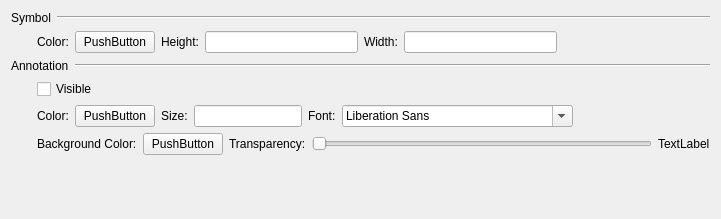
<?xml version="1.0" encoding="UTF-8"?>
<ui version="4.0">
 <class>PageFormationVisOnSec</class>
 <widget class="QWidget" name="PageFormationVisOnSec">
  <property name="geometry">
   <rect>
    <x>0</x>
    <y>0</y>
    <width>721</width>
    <height>219</height>
   </rect>
  </property>
  <property name="windowTitle">
   <string>Form</string>
  </property>
  <layout class="QGridLayout" name="gridLayout">
   <item row="0" column="0" colspan="13">
    <layout class="QHBoxLayout" name="horizontalLayout">
     <item>
      <widget class="QLabel" name="label">
       <property name="sizePolicy">
        <sizepolicy hsizetype="Fixed" vsizetype="Preferred">
         <horstretch>0</horstretch>
         <verstretch>0</verstretch>
        </sizepolicy>
       </property>
       <property name="text">
        <string>Symbol</string>
       </property>
      </widget>
     </item>
     <item>
      <widget class="Line" name="line">
       <property name="orientation">
        <enum>Qt::Horizontal</enum>
       </property>
      </widget>
     </item>
    </layout>
   </item>
   <item row="1" column="0">
    <widget class="QLabel" name="label_7">
     <property name="sizePolicy">
      <sizepolicy hsizetype="Fixed" vsizetype="Preferred">
       <horstretch>0</horstretch>
       <verstretch>0</verstretch>
      </sizepolicy>
     </property>
     <property name="minimumSize">
      <size>
       <width>20</width>
       <height>20</height>
      </size>
     </property>
     <property name="text">
      <string/>
     </property>
    </widget>
   </item>
   <item row="2" column="0" colspan="13">
    <layout class="QHBoxLayout" name="horizontalLayout_3">
     <item>
      <widget class="QLabel" name="label_3">
       <property name="sizePolicy">
        <sizepolicy hsizetype="Fixed" vsizetype="Preferred">
         <horstretch>0</horstretch>
         <verstretch>0</verstretch>
        </sizepolicy>
       </property>
       <property name="text">
        <string>Annotation</string>
       </property>
      </widget>
     </item>
     <item>
      <widget class="Line" name="line_2">
       <property name="orientation">
        <enum>Qt::Horizontal</enum>
       </property>
      </widget>
     </item>
    </layout>
   </item>
   <item row="1" column="1" colspan="12">
    <layout class="QHBoxLayout" name="horizontalLayout_2">
     <item>
      <widget class="QLabel" name="label_2">
       <property name="sizePolicy">
        <sizepolicy hsizetype="Fixed" vsizetype="Preferred">
         <horstretch>0</horstretch>
         <verstretch>0</verstretch>
        </sizepolicy>
       </property>
       <property name="text">
        <string>Color:</string>
       </property>
      </widget>
     </item>
     <item>
      <widget class="CXButtonColorEdit" name="m_pPtnSymbolColor">
       <property name="sizePolicy">
        <sizepolicy hsizetype="Preferred" vsizetype="Preferred">
         <horstretch>0</horstretch>
         <verstretch>0</verstretch>
        </sizepolicy>
       </property>
       <property name="text">
        <string>PushButton</string>
       </property>
      </widget>
     </item>
     <item>
      <widget class="QLabel" name="label_9">
       <property name="text">
        <string>Height:</string>
       </property>
      </widget>
     </item>
     <item>
      <widget class="QLineEdit" name="m_editSymbolHeight"/>
     </item>
     <item>
      <widget class="QLabel" name="label_12">
       <property name="text">
        <string>Width:</string>
       </property>
      </widget>
     </item>
     <item>
      <widget class="QLineEdit" name="m_editSymbolWidth"/>
     </item>
     <item>
      <spacer name="horizontalSpacer">
       <property name="orientation">
        <enum>Qt::Horizontal</enum>
       </property>
       <property name="sizeHint" stdset="0">
        <size>
         <width>40</width>
         <height>20</height>
        </size>
       </property>
      </spacer>
     </item>
    </layout>
   </item>
   <item row="5" column="1" colspan="12">
    <layout class="QHBoxLayout" name="horizontalLayout_4">
     <item>
      <widget class="QLabel" name="label_4">
       <property name="text">
        <string>Color:</string>
       </property>
      </widget>
     </item>
     <item>
      <widget class="CXButtonColorEdit" name="m_pPtnFontColor">
       <property name="sizePolicy">
        <sizepolicy hsizetype="Preferred" vsizetype="Preferred">
         <horstretch>0</horstretch>
         <verstretch>0</verstretch>
        </sizepolicy>
       </property>
       <property name="text">
        <string>PushButton</string>
       </property>
      </widget>
     </item>
     <item>
      <widget class="QLabel" name="label_5">
       <property name="text">
        <string>Size:</string>
       </property>
      </widget>
     </item>
     <item>
      <widget class="QLineEdit" name="m_pEdtFontSize">
       <property name="sizePolicy">
        <sizepolicy hsizetype="Preferred" vsizetype="Fixed">
         <horstretch>0</horstretch>
         <verstretch>0</verstretch>
        </sizepolicy>
       </property>
      </widget>
     </item>
     <item>
      <widget class="QLabel" name="label_6">
       <property name="text">
        <string>Font:</string>
       </property>
      </widget>
     </item>
     <item>
      <widget class="QFontComboBox" name="m_pFontName"/>
     </item>
     <item>
      <spacer name="horizontalSpacer_2">
       <property name="orientation">
        <enum>Qt::Horizontal</enum>
       </property>
       <property name="sizeHint" stdset="0">
        <size>
         <width>40</width>
         <height>20</height>
        </size>
       </property>
      </spacer>
     </item>
    </layout>
   </item>
   <item row="6" column="1" colspan="12">
    <layout class="QHBoxLayout" name="horizontalLayout_5">
     <item>
      <widget class="QLabel" name="label_10">
       <property name="sizePolicy">
        <sizepolicy hsizetype="Fixed" vsizetype="Preferred">
         <horstretch>0</horstretch>
         <verstretch>0</verstretch>
        </sizepolicy>
       </property>
       <property name="text">
        <string>Background Color:</string>
       </property>
      </widget>
     </item>
     <item>
      <widget class="CXButtonColorEdit" name="m_pPtnBackColor">
       <property name="sizePolicy">
        <sizepolicy hsizetype="Preferred" vsizetype="Preferred">
         <horstretch>0</horstretch>
         <verstretch>0</verstretch>
        </sizepolicy>
       </property>
       <property name="text">
        <string>PushButton</string>
       </property>
      </widget>
     </item>
     <item>
      <widget class="QLabel" name="label_11">
       <property name="sizePolicy">
        <sizepolicy hsizetype="Fixed" vsizetype="Preferred">
         <horstretch>0</horstretch>
         <verstretch>0</verstretch>
        </sizepolicy>
       </property>
       <property name="text">
        <string>Transparency:</string>
       </property>
      </widget>
     </item>
     <item>
      <widget class="QSlider" name="m_pSldTrans">
       <property name="maximum">
        <number>100</number>
       </property>
       <property name="orientation">
        <enum>Qt::Horizontal</enum>
       </property>
      </widget>
     </item>
     <item>
      <widget class="QLabel" name="m_pLblTransValue">
       <property name="text">
        <string>TextLabel</string>
       </property>
      </widget>
     </item>
    </layout>
   </item>
   <item row="7" column="12">
    <spacer name="verticalSpacer">
     <property name="orientation">
      <enum>Qt::Vertical</enum>
     </property>
     <property name="sizeHint" stdset="0">
      <size>
       <width>20</width>
       <height>40</height>
      </size>
     </property>
    </spacer>
   </item>
   <item row="4" column="1">
    <widget class="QCheckBox" name="m_cbbAnnVisible">
     <property name="text">
      <string>Visible</string>
     </property>
    </widget>
   </item>
  </layout>
 </widget>
 <customwidgets>
  <customwidget>
   <class>CXButtonColorEdit</class>
   <extends>QPushButton</extends>
   <header>xbuttoncoloredit.h</header>
  </customwidget>
 </customwidgets>
 <resources/>
 <connections/>
</ui>
